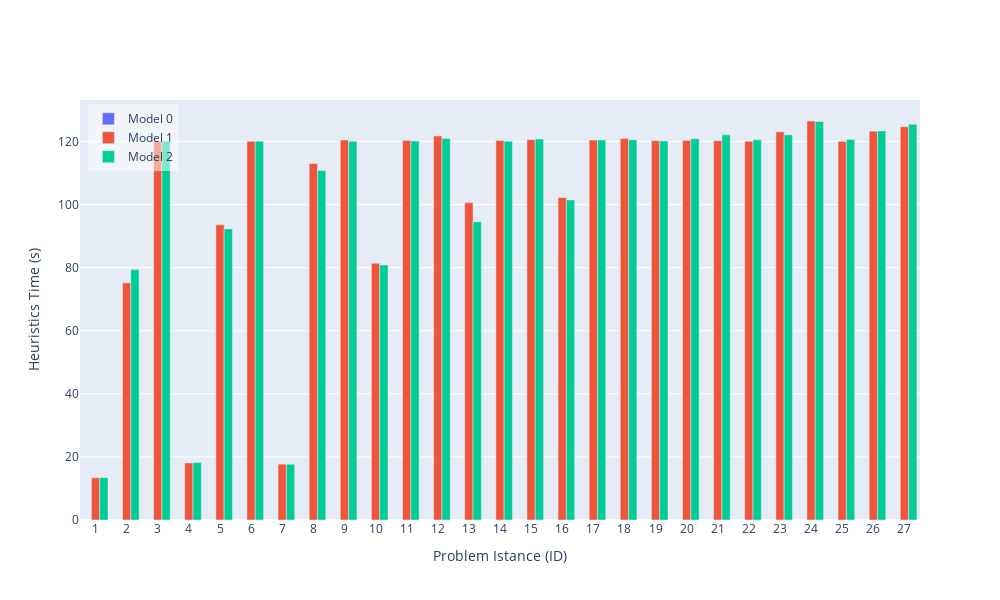

The code cell stored with this chart in its notebook:
### Code cell
import plotly.graph_objects as go

# Create bar plot with visible zeros
hovertemplate_text='Model: %{customdata[0]}<br>ID: %{x}<br>Gap: %{text}%<br>Nodes: %{customdata[1]}<br>Heuristics: %{customdata[2]} s<extra></extra>'
fig = go.Figure(data=[
    go.Bar(
        name='Model 0', 
        x=df0['ID'], 
        y=df0['heuristics_time'],
        text=df0['gap'].apply(lambda x: f'{x:.2f}'),  # Format text to 2 decimal places
        # Create a 2D array with multiple columns
        customdata=np.dstack((df0['model'], df0['nodes'], df0['heuristics_time'].apply(lambda x: f'{x:.2f}')))[0],
        textposition='none',
        hovertemplate=hovertemplate_text
    ),
    go.Bar(
        name='Model 1', 
        x=df1['ID'], 
        y=df1['heuristics_time'],
        text=df1['gap'].apply(lambda x: f'{x:.2f}'),
        customdata=np.dstack((df1['model'], df1['nodes'], df1['heuristics_time'].apply(lambda x: f'{x:.2f}')))[0],
        textposition='none',
        hovertemplate=hovertemplate_text
    ),
    go.Bar(
        name='Model 2', 
        x=df2['ID'], 
        y=df2['heuristics_time'],
        text=df2['gap'].apply(lambda x: f'{x:.2f}'),
        customdata=np.dstack((df2['model'], df2['nodes'], df2['heuristics_time'].apply(lambda x: f'{x:.2f}')))[0],
        textposition='none',
        hovertemplate=hovertemplate_text
    ),
])

# Add a subtle visual indication for zero values
fig.update_layout(
    width=1000,
    height=600,
    barmode='group',
    yaxis = dict(
        title = 'Heuristics Time (s)',
    ),
    xaxis = dict(
        title = 'Problem Istance (ID)',
        tickmode = 'array',
        tickvals = list(range(0, 28)),
        ticktext = list(range(0, 28)),
    ),
    legend=dict(
        x=0.01,
        y=0.99,
        xanchor='left',
        yanchor='top',
        bgcolor='rgba(255, 255, 255, 0.5)'
    )
)

fig.show()

### Figure 1 — Plotly figure (JSON) as saved in the notebook; plotly's stock layout.template omitted (floating-point values rounded to 4 significant figures)
{"data": [{"customdata": [[0, 3, "0.00"], [0, 529, "0.00"], [0, 116, "0.00"], [0, 680, "0.00"], [0, 12818, "0.00"], [0, 858, "0.00"], [0, 72826, "0.00"], [0, 1059, "0.00"], [0, 685, "0.00"], [0, 36, "0.00"], [0, 3, "0.00"], [0, 98, "0.00"], [0, 96, "0.00"], [0, 4081, "0.00"], [0, 1077, "0.00"], [0, 1231, "0.00"], [0, 848, "0.00"], [0, 402, "0.00"], [0, 3, "0.00"], [0, 3, "0.00"], [0, 3, "0.00"], [0, 90, "0.00"], [0, 243, "0.00"], [0, 1, "0.00"], [0, 14439, "0.00"], [0, 1, "0.00"], [0, 1, "0.00"]], "hovertemplate": "Model: %{customdata[0]}<br>ID: %{x}<br>Gap: %{text}%<br>Nodes: %{customdata[1]}<br>Heuristics: %{customdata[2]} s<extra></extra>", "name": "Model 0", "text": ["0.00", "0.00", "0.00", "0.00", "inf", "inf", "229.07", "inf", "inf", "0.00", "0.00", "0.00", "0.00", "9.30", "inf", "0.00", "inf", "inf", "0.00", "0.00", "0.00", "0.00", "0.58", "inf", "0.14", "inf", "inf"], "textposition": "none", "type": "bar", "x": [1, 2, 3, 4, 5, 6, 7, 8, 9, 10, 11, 12, 13, 14, 15, 16, 17, 18, 19, 20, 21, 22, 23, 24, 25, 26, 27], "y": [0.0, 0.0, 0.0, 0.0, 0.0, 0.0, 0.0, 0.0, 0.0, 0.0, 0.0, 0.0, 0.0, 0.0, 0.0, 0.0, 0.0, 0.0, 0.0, 0.0, 0.0, 0.0, 0.0, 0.0, 0.0, 0.0, 0.0]}, {"customdata": [[1, 3, "13.38"], [1, 697, "75.21"], [1, 84, "120.11"], [1, 711, "18.09"], [1, 14789, "93.59"], [1, 973, "120.09"], [1, 77956, "17.73"], [1, 1004, "113.03"], [1, 627, "120.52"], [1, 43, "81.40"], [1, 3, "120.31"], [1, 66, "121.77"], [1, 439, "100.58"], [1, 4452, "120.35"], [1, 1228, "120.61"], [1, 1193, "102.25"], [1, 788, "120.46"], [1, 306, "120.94"], [1, 3, "120.27"], [1, 3, "120.35"], [1, 3, "120.24"], [1, 50, "120.07"], [1, 302, "123.09"], [1, 1, "126.52"], [1, 17182, "120.04"], [1, 1, "123.30"], [1, 1, "124.70"]], "hovertemplate": "Model: %{customdata[0]}<br>ID: %{x}<br>Gap: %{text}%<br>Nodes: %{customdata[1]}<br>Heuristics: %{customdata[2]} s<extra></extra>", "name": "Model 1", "text": ["0.00", "0.00", "0.00", "0.00", "47.99", "88.63", "223.74", "103.27", "117.66", "0.00", "0.00", "0.00", "0.00", "9.71", "22.45", "0.00", "77.16", "97.07", "0.00", "0.00", "0.00", "0.00", "0.55", "23487.83", "0.86", "13290.34", "12452.75"], "textposition": "none", "type": "bar", "x": [1, 2, 3, 4, 5, 6, 7, 8, 9, 10, 11, 12, 13, 14, 15, 16, 17, 18, 19, 20, 21, 22, 23, 24, 25, 26, 27], "y": [13.38, 75.21, 120.1, 18.09, 93.59, 120.1, 17.73, 113.0, 120.5, 81.4, 120.3, 121.8, 100.6, 120.3, 120.6, 102.2, 120.5, 120.9, 120.3, 120.3, 120.2, 120.1, 123.1, 126.5, 120.0, 123.3, 124.7]}, {"customdata": [[2, 1, "13.46"], [2, 1, "79.40"], [2, 57, "120.11"], [2, 312, "18.22"], [2, 552, "92.29"], [2, 16, "120.14"], [2, 8033, "17.69"], [2, 389, "110.82"], [2, 1, "120.12"], [2, 1, "80.85"], [2, 1, "120.14"], [2, 1, "121.00"], [2, 1, "94.56"], [2, 1767, "120.08"], [2, 1, "120.81"], [2, 1, "101.48"], [2, 684, "120.52"], [2, 1, "120.55"], [2, 1, "120.21"], [2, 1, "120.91"], [2, 1, "122.13"], [2, 1, "120.59"], [2, 1, "122.17"], [2, 1, "126.38"], [2, 1, "120.66"], [2, 3013, "123.38"], [2, 828, "125.46"]], "hovertemplate": "Model: %{customdata[0]}<br>ID: %{x}<br>Gap: %{text}%<br>Nodes: %{customdata[1]}<br>Heuristics: %{customdata[2]} s<extra></extra>", "name": "Model 2", "text": ["0.00", "0.00", "0.00", "0.00", "0.00", "5.45", "0.00", "3.21", "96.72", "0.00", "0.00", "0.00", "0.00", "0.00", "0.00", "0.01", "0.57", "2.66", "0.00", "0.00", "0.00", "0.00", "0.00", "0.01", "0.01", "0.01", "0.01"], "textposition": "none", "type": "bar", "x": [1, 2, 3, 4, 5, 6, 7, 8, 9, 10, 11, 12, 13, 14, 15, 16, 17, 18, 19, 20, 21, 22, 23, 24, 25, 26, 27], "y": [13.46, 79.4, 120.1, 18.22, 92.29, 120.1, 17.69, 110.8, 120.1, 80.85, 120.1, 121.0, 94.56, 120.1, 120.8, 101.5, 120.5, 120.5, 120.2, 120.9, 122.1, 120.6, 122.2, 126.4, 120.7, 123.4, 125.5]}], "layout": {"barmode": "group", "height": 600, "legend": {"bgcolor": "rgba(255, 255, 255, 0.5)", "x": 0.01, "xanchor": "left", "y": 0.99, "yanchor": "top"}, "width": 1000, "xaxis": {"tickmode": "array", "ticktext": [0, 1, 2, 3, 4, 5, 6, 7, 8, 9, 10, 11, 12, 13, 14, 15, 16, 17, 18, 19, 20, 21, 22, 23, 24, 25, 26, 27], "tickvals": [0, 1, 2, 3, 4, 5, 6, 7, 8, 9, 10, 11, 12, 13, 14, 15, 16, 17, 18, 19, 20, 21, 22, 23, 24, 25, 26, 27], "title": {"text": "Problem Istance (ID)"}}, "yaxis": {"title": {"text": "Heuristics Time (s)"}}}}
